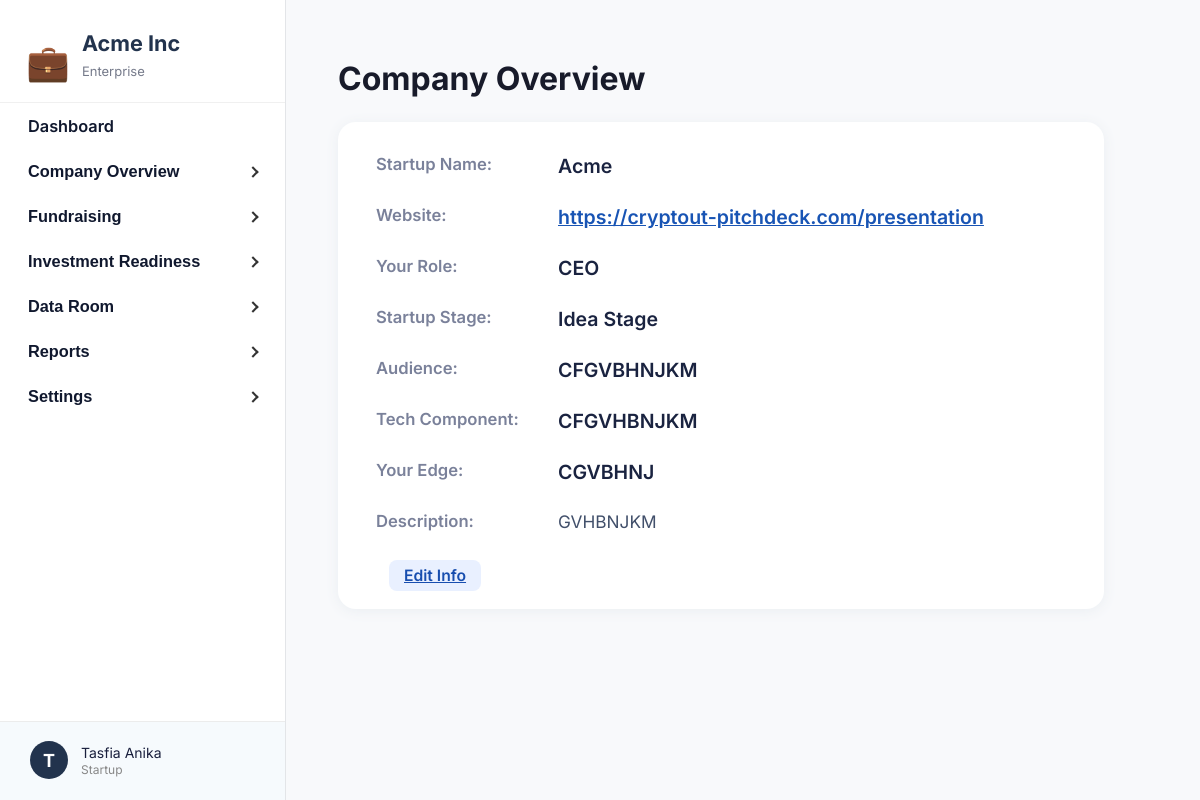
/api/startup/company-overview/ (signed in), run on the app's committed database.
### core/models.py (models this page shows, shortened)
class StartupProfile(models.Model):
    user = models.OneToOneField(User, on_delete=models.CASCADE, related_name='startup_profile')
    startup_name = models.CharField(max_length=150)
    role = models.CharField(max_length=100)
    email = models.EmailField()
    website = models.CharField(max_length=255)
    heard_about = models.CharField(max_length=50)
    description = models.TextField()
    audience = models.TextField()
    tech_component = models.TextField()
    your_edge = models.TextField()
    pitch_deck_url = models.CharField(max_length=255)
    startup_stage = models.CharField(max_length=50)
    problem = models.TextField()
    solution = models.TextField()
    market_research = models.CharField(max_length=20)
    business_model_mind = models.CharField(max_length=50)
    working_time = models.CharField(max_length=50)
    cofounder = models.CharField(max_length=20)
    support_needed = models.TextField()
    has_mvp = models.CharField(max_length=10)
    tested_with_customers = models.CharField(max_length=10)
    funding_source = models.CharField(max_length=100)
    early_users = models.CharField(max_length=10)
    generated_revenue = models.CharField(max_length=20)
    stage3_challenges = models.TextField()
    stage3_support = models.TextField()
    business_model = models.TextField()
    paying_customers = models.CharField(max_length=50)
    annual_revenue_4 = models.CharField(max_length=50)
    external_funding = models.CharField(max_length=50)
    acquisition_strategies = models.TextField()
    team_size = models.CharField(max_length=50)
    stage4_challenges = models.TextField()
    stage4_support = models.TextField()
    annual_revenue_5 = models.CharField(max_length=50)
    active_customers_5 = models.CharField(max_length=50)
    markets_operating = models.CharField(max_length=100)
    expansion_plans = models.TextField()
    stage5_challenges = models.TextField()
    is_approved = models.BooleanField(default=False)
    is_onboarded = models.BooleanField(default=False)
    complete_profile_submitted = models.BooleanField(default=False)
    submitted_at = models.DateTimeField(auto_now_add=True)
    arr = models.FloatField(
        null=True, blank=True, verbose_name="Annual Recurring Revenue (ARR)"
    )
    arpu = models.FloatField(
        null=True, blank=True, verbose_name="Average Revenue Per User (ARPU)"
    )
    monthly_burn = models.FloatField(null=True, blank=True)
    cash_balance = models.FloatField(null=True, blank=True)
    ltv_cac_ratio = models.FloatField(null=True, blank=True)
    operating_expenses = models.FloatField(null=True, blank=True)
    debt_obligations = models.TextField(null=True, blank=True)
    capital_raised = models.FloatField(null=True, blank=True)
    currently_raising = models.FloatField(null=True, blank=True)
    equity_offered = models.FloatField(null=True, blank=True)
    financial_forecast = models.FileField(
        upload_to='financial_forecasts/', null=True, blank=True
    )

### core/views.py (the view)
# urls.py: path('startup/company-overview/', startup_company_overview, name='startup_company_overview'),
@login_required
def startup_company_overview(request):
    profile = request.user.startup_profile
    if request.headers.get("HX-Request") == "true":
        return render(request, "startup_partials/startup_company_overview_partial.html", {"profile": profile})
    else:
        return render(request, "startup_company_overview.html", {"profile": profile})

### core/templates/startup_company_overview.html (shortened to what this page needs)
{% extends "startup_base.html" %}
{% block content %}
<h1 style="font-weight: 700; margin-bottom: 24px;">Company Overview</h1>
<div class="overview-card">
    <div class="overview-row">
        <div class="overview-label">Startup Name:</div>
        <div class="overview-value">{{ profile.startup_name }}</div>
    </div>
    <div class="overview-row">
        <div class="overview-label">Website:</div>
        <div class="overview-value"><a href="{{ profile.website }}" target="_blank" style="color:#1854b4;text-decoration:underline;">{{ profile.website }}</a></div>
    </div>
    <div class="overview-row">
        <div class="overview-label">Your Role:</div>
        <div class="overview-value">{{ profile.role }}</div>
    </div>
    <div class="overview-row">
        <div class="overview-label">Startup Stage:</div>
        <div class="overview-value">{{ profile.startup_stage }}</div>
    </div>
    <div class="overview-row">
        <div class="overview-label">Audience:</div>
        <div class="overview-value">{{ profile.audience }}</div>
    </div>
    <div class="overview-row">
        <div class="overview-label">Tech Component:</div>
        <div class="overview-value">{{ profile.tech_component }}</div>
    </div>
    <div class="overview-row">
        <div class="overview-label">Your Edge:</div>
        <div class="overview-value">{{ profile.your_edge }}</div>
    </div>
    <div class="overview-row">
        <div class="overview-label">Description:</div>
        <div class="overview-desc">{{ profile.description }}</div>
    </div>
    <a href="{% url 'startup_edit_overview' %}" class="edit-btn">Edit Info</a>
</div>
{% endblock %}

### core/templates/startup_base.html (shortened to what this page needs)
{% load static %}
<!DOCTYPE html>
<html lang="en">
<head>
</head>
<body>
<div class="layout">
    <nav class="sidebar">
        <div class="logo-box">
            <span class="logo-icon">&#128188;</span>
            <div>
                <div class="sidebar-title">Acme Inc</div>
                <div class="sidebar-subtitle">Enterprise</div>
            </div>
        </div>
        <div class="sidebar-content">
            <ul class="sidebar-nav">
                <li>
                    <a href="{% url 'startup_dashboard' %}" class="sidebar-link {% if section == 'dashboard' %}active{% endif %}">Dashboard</a>
                </li>
                <li>
                    <button class="sidebar-toggle {% if section == 'company' %}active{% endif %}" aria-expanded="false" type="button">
                        Company Overview
                        <span class="arrow"></span>
                    </button>
                </li>
                <li>
                    <button class="sidebar-toggle" aria-expanded="false" type="button">
                        Fundraising
                        <span class="arrow"></span>
                    </button>
                </li>
                <li>
                    <button class="sidebar-toggle" aria-expanded="false" type="button">
                        Investment Readiness
                        <span class="arrow"></span>
                    </button>
                </li>
                <li>
                    <button class="sidebar-toggle" aria-expanded="false" type="button">
                        Data Room
                        <span class="arrow"></span>
                    </button>
                </li>
                <li>
                    <button class="sidebar-toggle" aria-expanded="false" type="button">
                        Reports
                        <span class="arrow"></span>
                    </button>
                </li>
                <li>
                    <button class="sidebar-toggle" aria-expanded="false" type="button">
                        Settings
                        <span class="arrow"></span>
                    </button>
                </li>
            </ul>
        </div>
        <div class="sidebar-footer" id="sidebar-footer">
            <div class="sidebar-footer-circle">{{ request.user.first_name|default:"N"|slice:":1" }}</div>
            <div class="sidebar-footer-details">
                <span>{{ request.user.get_full_name|default:request.user.username }}</span>
                <small>Startup</small>
            </div>
        </div>
    </nav>
    <div id="main-content" class="main-content">
        {% block content %}{% endblock %}
    </div>
</div>
</body>
</html>

### core/templates/startup_base.html (style rules this page uses)
html, body { height: 100%; margin: 0; }
body { font-family: 'Inter', sans-serif; background: #f8f9fb; color: #181b2a; height: 100vh; }
.layout { display: flex; min-height: 100vh; }
.sidebar { width: 285px; background: #fff; border-right: 1.5px solid #e3e5e8; padding: 0; position: relative; display: flex; flex-direction: column; height: 100vh; }
.sidebar .logo-box { padding: 30px 26px 8px 26px; display: flex; align-items: center; gap: 12px; flex-shrink: 0; background: #fff; border-bottom: 1px solid #f0f0f0; }
.sidebar-content { flex: 1; overflow-y: auto; padding-bottom: 80px; }
.sidebar .logo-icon { font-size: 2.2rem; color: #22284b; }
.sidebar-title { font-weight: 700; font-size: 1.35rem; color: #22334d; margin-bottom: 7px; }
.sidebar-subtitle { font-size: 13px; color: #757a8a; margin-bottom: 15px; }
.sidebar-nav { padding: 0; margin: 0 0 30px 0; list-style: none; }
.sidebar-link, .sidebar-toggle { display: flex; align-items: center; gap: 8px; padding: 13px 28px; color: #10182e; text-decoration: none; font-weight: 600; font-size: 1.02rem; border: none; background: none; cursor: pointer; width: 100%; outline: none; transition: all 0.2s cubic-bezier(0.4, 0, 0.2, 1); border-radius: 0 16px 16px 0; margin-right: 4px; position: relative; }
.sidebar-toggle .arrow { margin-left: auto; transition: transform 0.3s cubic-bezier(0.4, 0, 0.2, 1); }
.sidebar-footer { position: absolute; left: 0; bottom: 0; width: 100%; padding: 19px 24px 21px 30px; border-top: 1px solid #ececec; background: #f6fafd; display: flex; align-items: center; gap: 13px; cursor: pointer; z-index: 10; box-sizing: border-box; transition: all 0.2s cubic-bezier(0.4, 0, 0.2, 1); }
.sidebar-footer-circle { width: 38px; height: 38px; border-radius: 50%; background: #22334d; color: #fff; display: flex; align-items: center; justify-content: center; font-size: 18px; font-weight: 700; transition: all 0.2s cubic-bezier(0.4, 0, 0.2, 1); }
.sidebar-footer-details { display: flex; flex-direction: column; gap: 1px; }
.sidebar-footer-details span { font-size: 14px; color: #191f3d; transition: color 0.2s cubic-bezier(0.4, 0, 0.2, 1); }
.sidebar-footer-details small { font-size: 12px; color: #888; transition: color 0.2s cubic-bezier(0.4, 0, 0.2, 1); }
.main-content { flex: 1; padding: 38px 54px 44px 52px; }
.arrow { display: inline-block; width: 6px; height: 6px; border-top: 2px solid #333; border-right: 2px solid #333; transform: rotate(45deg); margin-left: auto; transition: transform 0.3s cubic-bezier(0.4, 0, 0.2, 1); }

### core/templates/startup_company_overview.html (style rules this page uses)
.overview-card { background: #fff; border-radius: 18px; box-shadow: 0 2px 14px #eaeef2; padding: 32px 38px 24px 38px; max-width: 690px; margin-bottom: 38px; }
.overview-row { display: flex; flex-wrap: wrap; gap: 48px 0; margin-bottom: 16px; }
.overview-label { min-width: 170px; font-size: 1.04rem; font-weight: 600; color: #7a819a; margin-right: 12px; margin-bottom: 9px; }
.overview-value { font-size: 1.22rem; color: #1a2340; font-weight: 600; margin-bottom: 11px; word-break: break-word; }
.overview-desc { margin-bottom: 17px; color: #42506b; font-size: 1.08rem; }
.edit-btn { background: #e9f0ff; border-radius: 8px; color: #184eaf; font-weight: 600; border: none; padding: 6px 15px; cursor: pointer; margin-left: 13px; font-size: 0.98rem; transition: background .13s; }

### data on the page
StartupProfile: startup_name "Acme", website "https://cryptout-pitchdeck.com/presentation", role "CEO", startup_stage "Idea Stage", audience "CFGVBHNJKM", tech_component "CFGVHBNJKM", your_edge "CGVBHNJ", description "GVHBNJKM"

### other printed values
{{ request.user.first_name|default:"N"|slice:":1" }} "T"
{{ request.user.get_full_name|default:request.user.username }} "Tasfia Anika"
